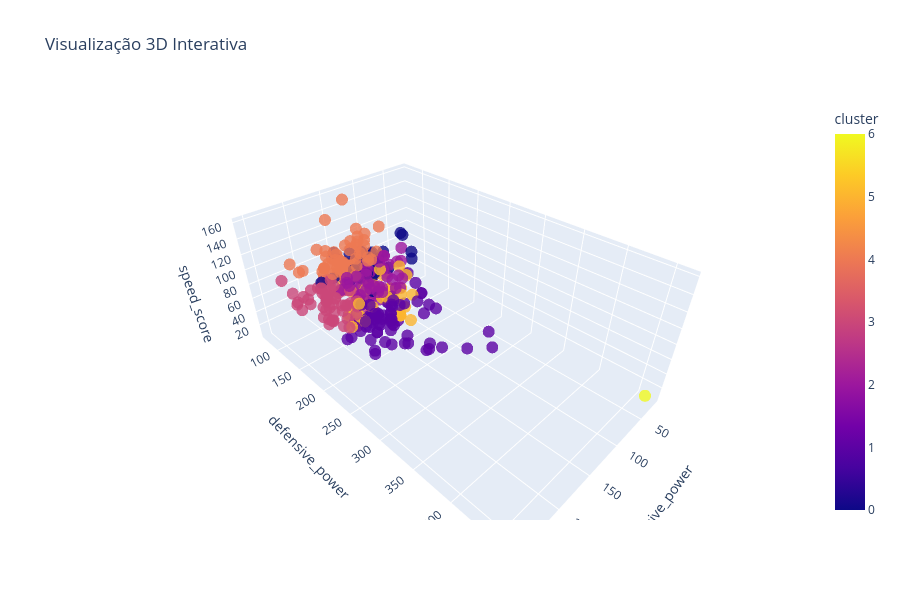

Source (notebook cell):
### Code cell
plot_distribution(df_kmeans_1, "name", "offensive_power", "defensive_power", "speed_score", color="cluster")

### Figure 1 — Plotly figure (JSON) as saved in the notebook; plotly's stock layout.template omitted (floating-point values rounded to 4 significant figures; data arrays with more than 128 entries replaced by an {"elided": "..."} marker saying what was removed)
{"data": [{"hovertemplate": "<b>%{hovertext}</b><br><br>offensive_power=%{x}<br>defensive_power=%{y}<br>speed_score=%{z}<br>cluster=%{marker.color}<extra></extra>", "hovertext": {"elided": "335 str values"}, "legendgroup": "", "marker": {"color": {"elided": "335 int values"}, "coloraxis": "coloraxis", "opacity": 0.8, "size": 7, "symbol": "circle"}, "mode": "markers", "name": "", "scene": "scene", "showlegend": false, "type": "scatter3d", "x": {"elided": "335 int values"}, "y": {"elided": "335 int values"}, "z": {"elided": "335 int values"}}], "layout": {"coloraxis": {"colorbar": {"title": {"text": "cluster"}}, "colorscale": [[0, "#0d0887"], [0.1111, "#46039f"], [0.2222, "#7201a8"], [0.3333, "#9c179e"], [0.4444, "#bd3786"], [0.5556, "#d8576b"], [0.6667, "#ed7953"], [0.7778, "#fb9f3a"], [0.8889, "#fdca26"], [1, "#f0f921"]]}, "height": 600, "legend": {"title": {"text": "cluster"}, "tracegroupgap": 0}, "scene": {"domain": {"x": [0, 1], "y": [0, 1]}, "xaxis": {"title": {"text": "offensive_power"}}, "yaxis": {"title": {"text": "defensive_power"}}, "zaxis": {"title": {"text": "speed_score"}}}, "title": {"text": "Visualização 3D Interativa"}, "width": 900}}
